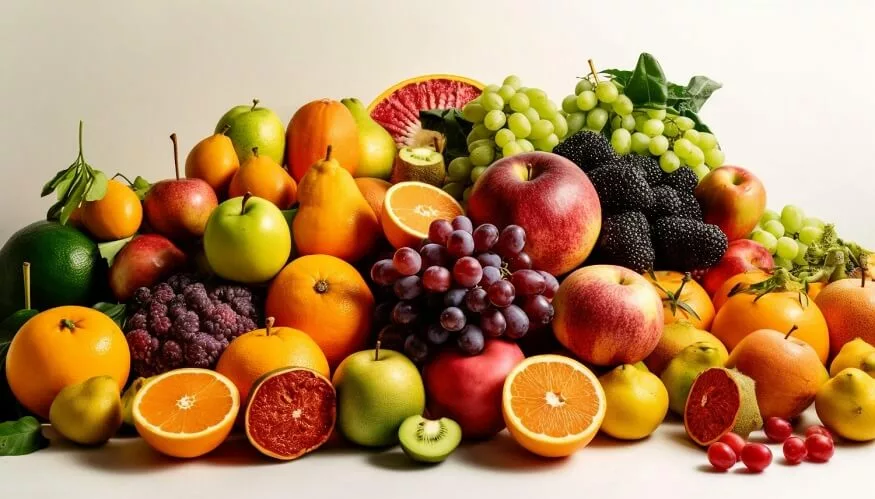
#> input picture images/fruits.png, 875 x 499 px, found by its file name
$ jupyter execute 'RGB_bölütleme.ipynb'
#> lines starting #> are read from the running program, lines starting #| are printed output that depends on the picture; after the words box and inside, x2 and y2 are one past the last pixel; in counts of white or black regions, pixels touching at a corner belong together
[cell 1]
import cv2
import numpy as np
import matplotlib.pyplot as plt
from google.colab import drive

# Google Drive'ı /content/drive altına bağla
drive.mount('/content/drive')

# Görüntüyü yükle (renkli)
img_path = '/content/drive/MyDrive/GoruntuIsleme/images/fruits.png'
img = cv2.imread(img_path)
#> img is the input picture: shape (499, 875, 3); mean B, G, R 94.2, 136.8, 176.4

# Görüntü başarıyla yüklenmediyse, uygun bir hata mesajı ver
if img is None:
    print("Görüntü yüklenemedi. Dosya adını ve yolunu kontrol edin.")
else:
    # Renk kanallarına ayrılmış görüntü
    b, g, r = cv2.split(img)
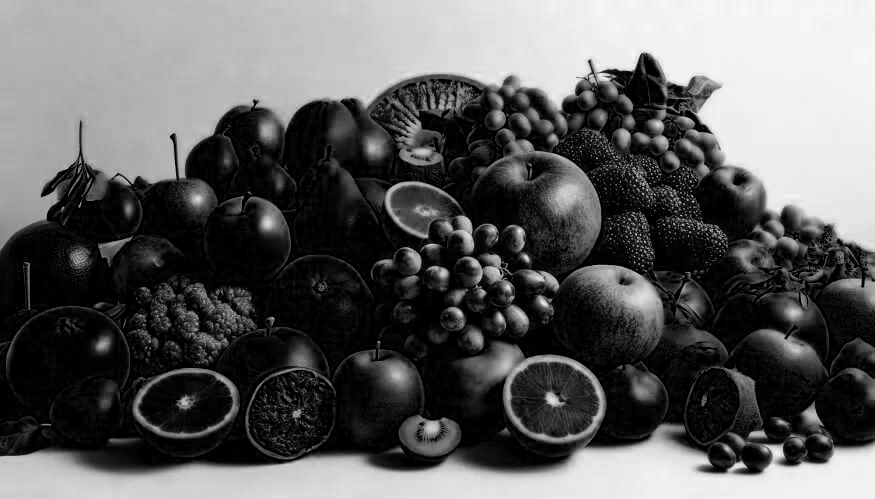
#> b: shape (499, 875); min 0, max 255, mean 94.2
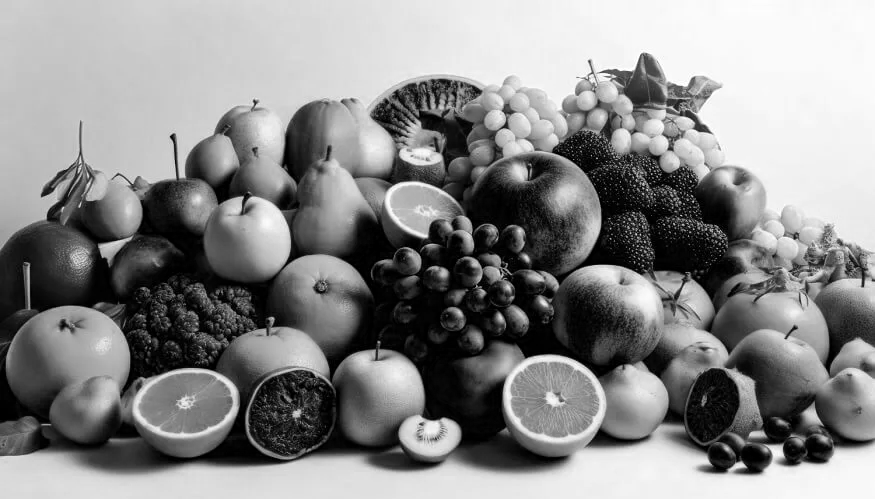
#> g: shape (499, 875); min 0, max 255, mean 136.8
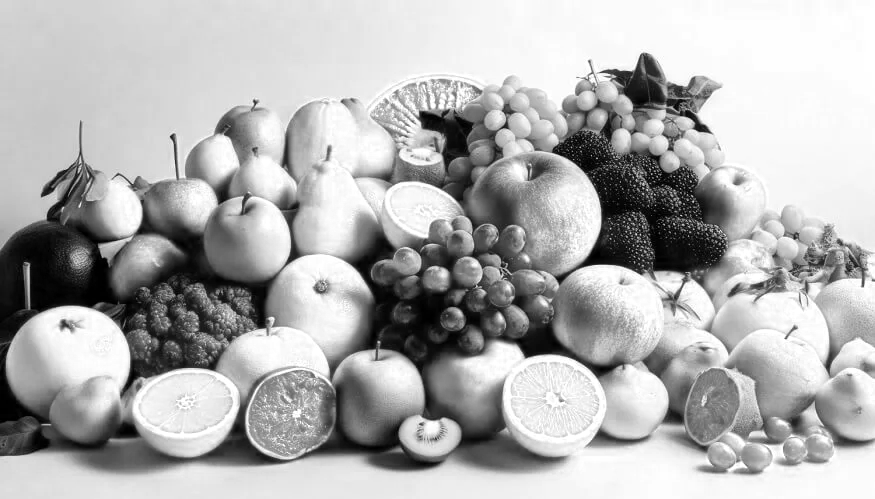
#> r: shape (499, 875); min 0, max 255, mean 176.4

    # Her bir renk kanalı için bölütlenme işlemi
    _, thresh_b = cv2.threshold(b, 128, 255, cv2.THRESH_BINARY)
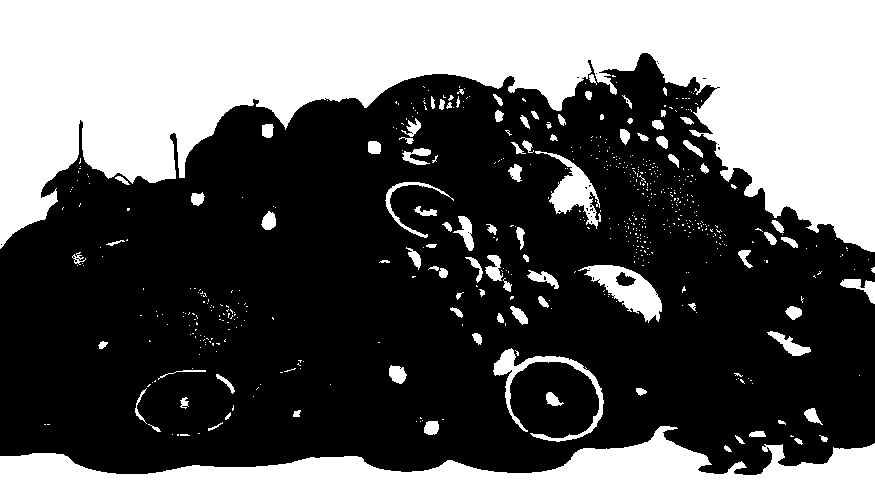
#> thresh_b: shape (499, 875); 38.1% white; 582 white regions (486 under 20 px), largest, box (x1, y1, x2, y2) and area: (0, 0, 875, 252) 118393, (0, 426, 875, 499) 32754, (578, 265, 662, 323) 2024
    _, thresh_g = cv2.threshold(g, 128, 255, cv2.THRESH_BINARY)
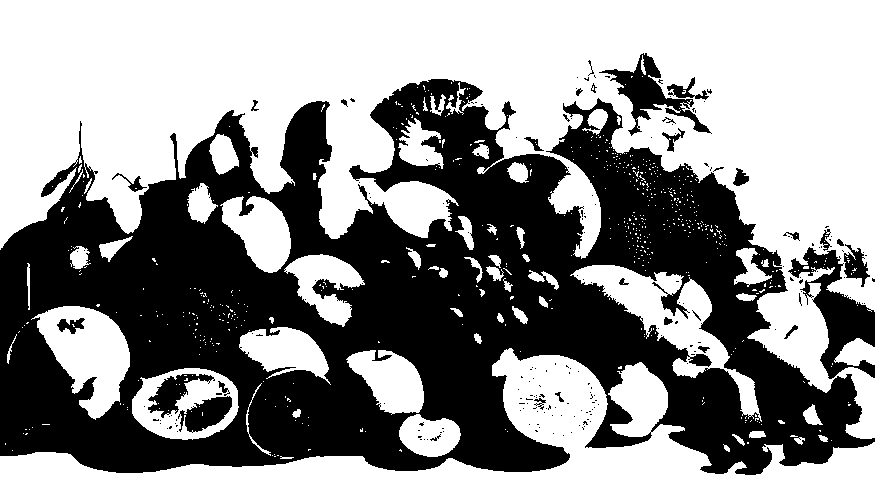
#> thresh_g: shape (499, 875); 56.3% white; 203 black regions (172 under 20 px), largest, box (x1, y1, x2, y2) and area: (0, 79, 875, 475) 178879, (788, 247, 875, 379) 4184, (599, 53, 712, 136) 2443
    _, thresh_r = cv2.threshold(r, 128, 255, cv2.THRESH_BINARY)
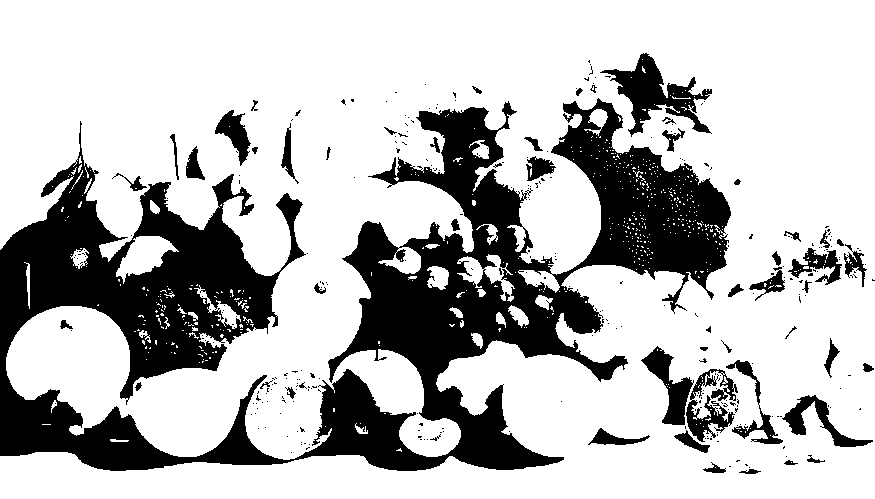
#> thresh_r: shape (499, 875); 73.6% white; 318 black regions (264 under 20 px), largest, box (x1, y1, x2, y2) and area: (0, 98, 731, 471) 99780, (600, 53, 712, 137) 3240, (641, 346, 694, 425) 1534

    # Her bir renk kanalını birleştir
    img_thresholded = cv2.merge([thresh_b, thresh_g, thresh_r])
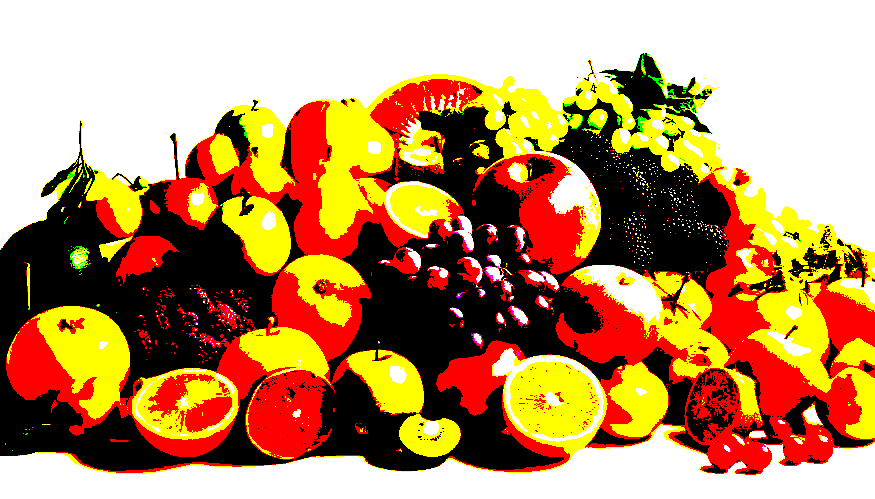
#> img_thresholded: shape (499, 875, 3); mean B, G, R 97.1, 143.6, 187.6

    # Görüntüleri göster
    plt.figure(figsize=(15, 5))

    plt.subplot(1, 2, 1)
    plt.imshow(cv2.cvtColor(img, cv2.COLOR_BGR2RGB))
    plt.title('Orijinal Görüntü')

    plt.subplot(1, 2, 2)
    plt.imshow(img_thresholded)
    plt.title('Bölütlenmiş Görüntü')

    plt.show()
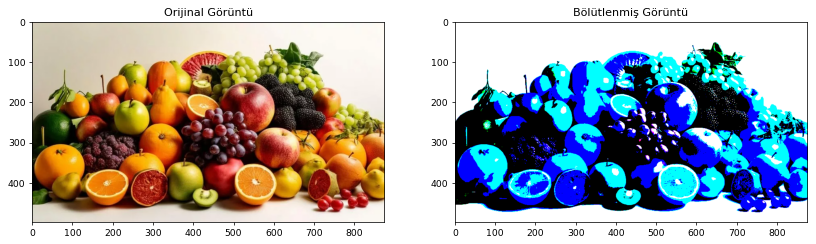
#> figure drawn by matplotlib, 2 panels; B, G, R data is drawn as R, G, B

$ run again, with images/emma_stone.png copied over images/fruits.png
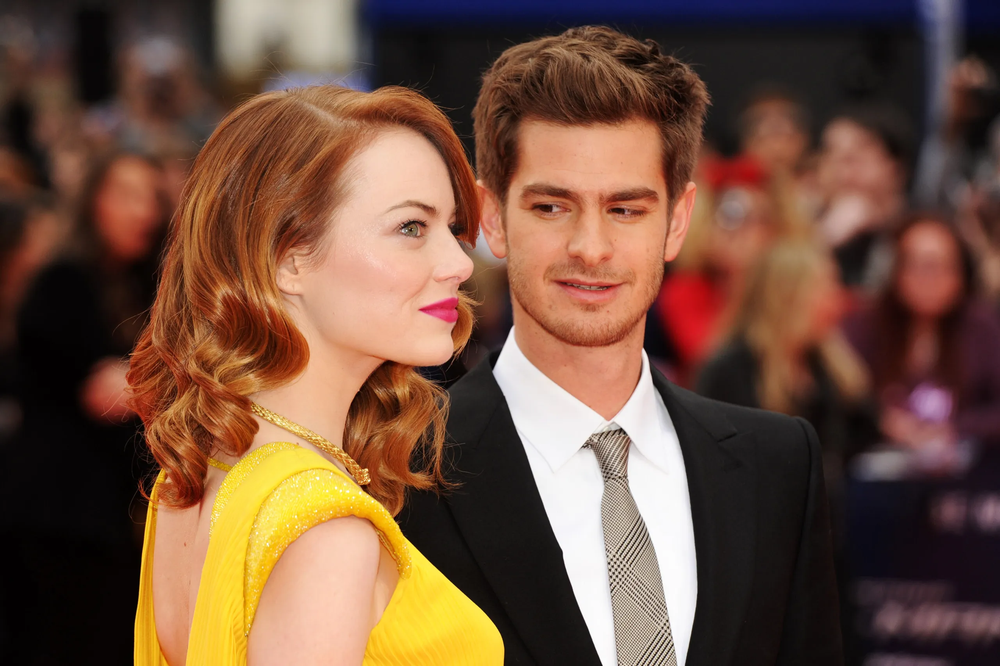
#> input picture images/emma_stone.png, 1000 x 666 px, shrunk from 2560 x 1704 before the run, found by its file name
#> img is the input picture: shape (666, 1000, 3); mean B, G, R 62.3, 80.8, 113.5
#> `_, thresh_b = cv2.threshold(b, 128, 255, cv2.THRESH_BINARY)`:
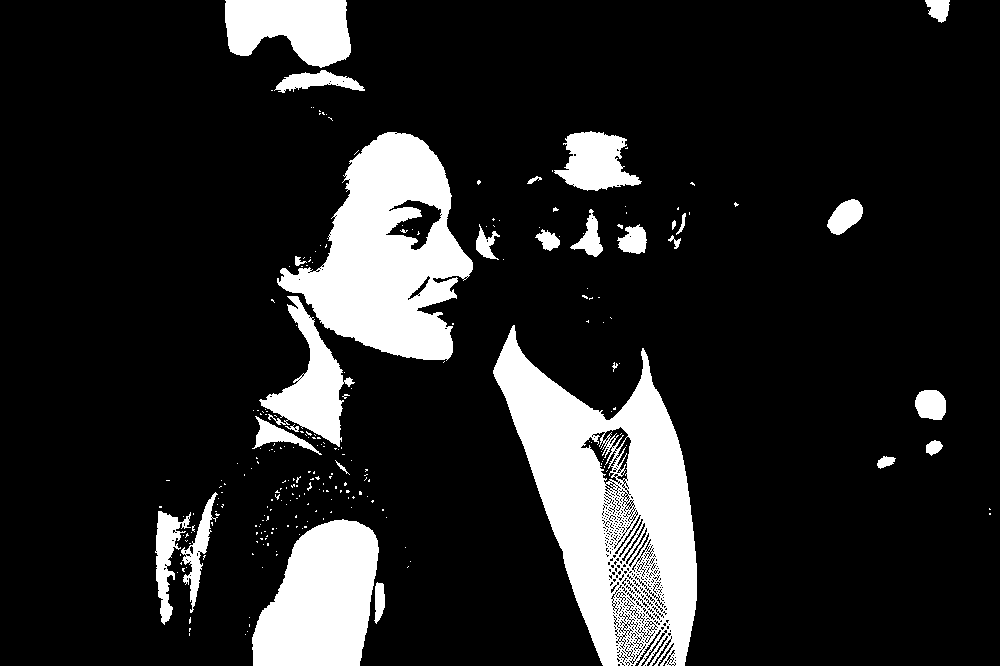
#> thresh_b: shape (666, 1000); 14.7% white; 254 white regions (226 under 20 px), largest, box (x1, y1, x2, y2) and area: (493, 325, 697, 666) 34497, (277, 132, 473, 361) 24217, (252, 519, 379, 666) 13731
#> thresh_g: shape (666, 1000); 25.6% white; 263 white regions (215 under 20 px), largest, box (x1, y1, x2, y2) and area: (134, 127, 504, 666) 94468, (493, 312, 697, 666) 39893, (507, 124, 666, 334) 19442
#> thresh_r: shape (666, 1000); 42.8% white; 283 white regions (254 under 20 px), largest, box (x1, y1, x2, y2) and area: (92, 0, 892, 666) 271466, (903, 224, 956, 311) 3641, (889, 388, 956, 461) 3229
#> `plt.show()`:
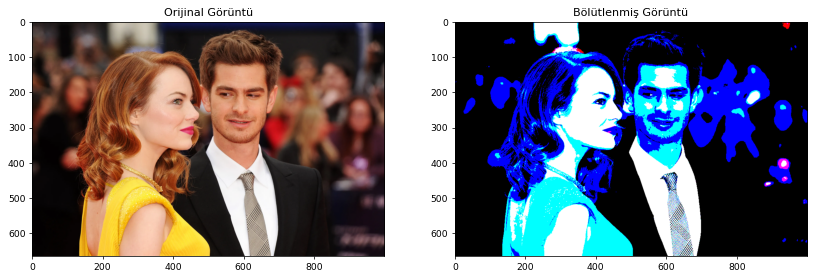
#> figure drawn by matplotlib, 2 panels; B, G, R data is drawn as R, G, B

$ run again, with images/haluk_bilginer.png copied over images/fruits.png
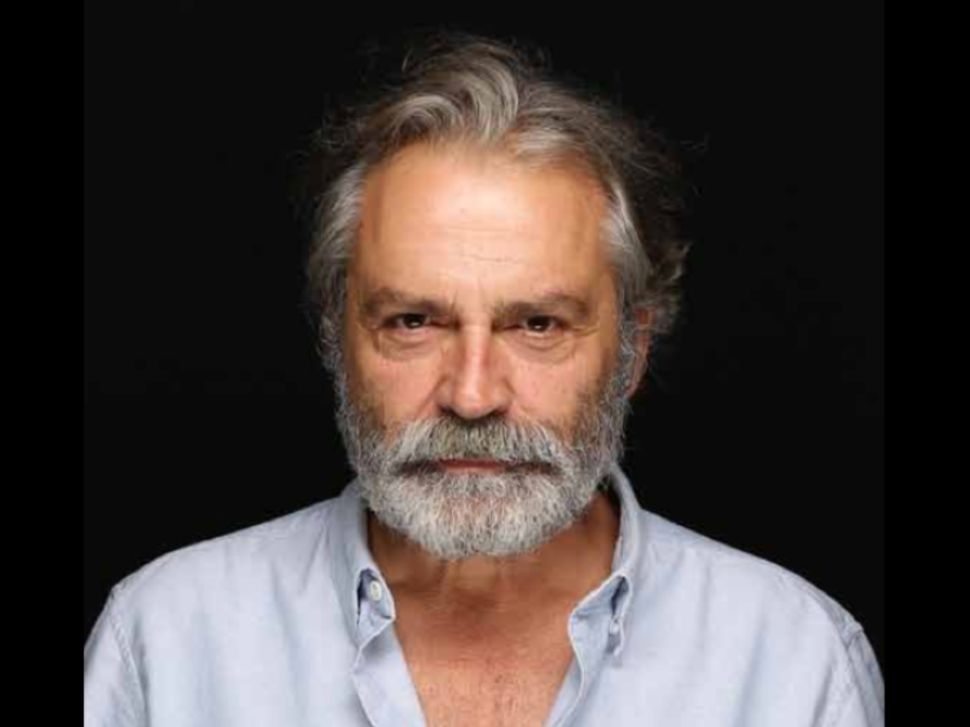
#> input picture images/haluk_bilginer.png, 970 x 727 px, shrunk from 2048 x 1536 before the run, found by its file name
#> img is the input picture: shape (727, 970, 3); mean B, G, R 60.8, 63.5, 73
#> `_, thresh_b = cv2.threshold(b, 128, 255, cv2.THRESH_BINARY)`:
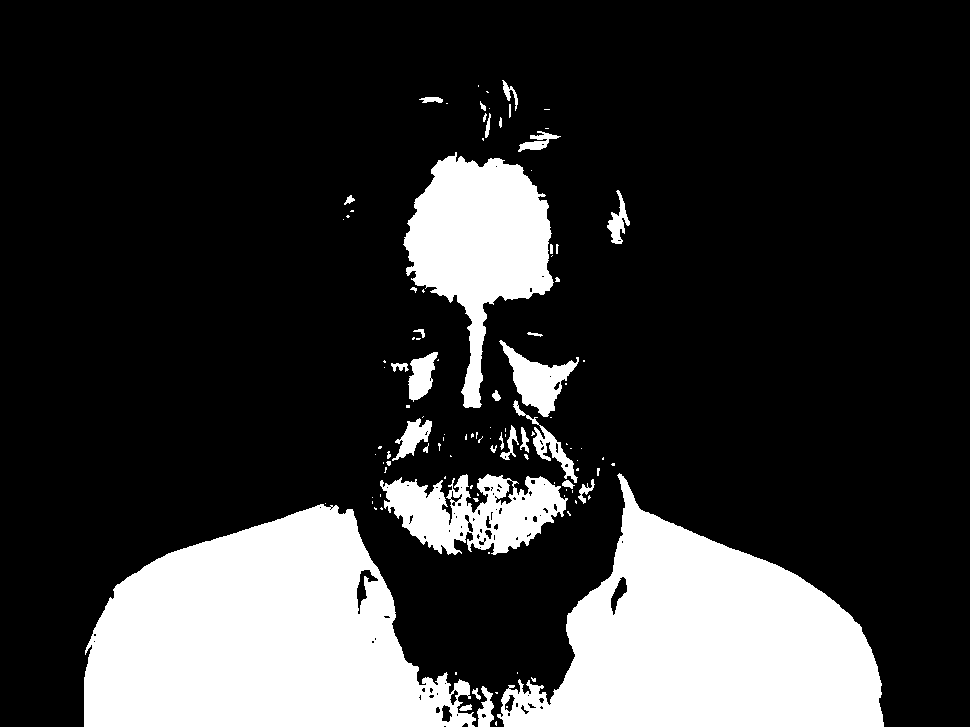
#> thresh_b: shape (727, 970); 21% white; 111 white regions (75 under 20 px), largest, box (x1, y1, x2, y2) and area: (84, 504, 476, 727) 59061, (497, 473, 884, 727) 52766, (403, 152, 554, 408) 19005
#> thresh_g: shape (727, 970); 25% white; 91 white regions (71 under 20 px), largest, box (x1, y1, x2, y2) and area: (84, 474, 883, 727) 117016, (377, 83, 598, 557) 50927, (366, 329, 455, 474) 5223
#> thresh_r: shape (727, 970); 31.3% white; 60 white regions (48 under 20 px), largest, box (x1, y1, x2, y2) and area: (84, 72, 883, 727) 219313, (386, 566, 409, 581) 238, (468, 429, 487, 452) 222
#> `plt.show()`:
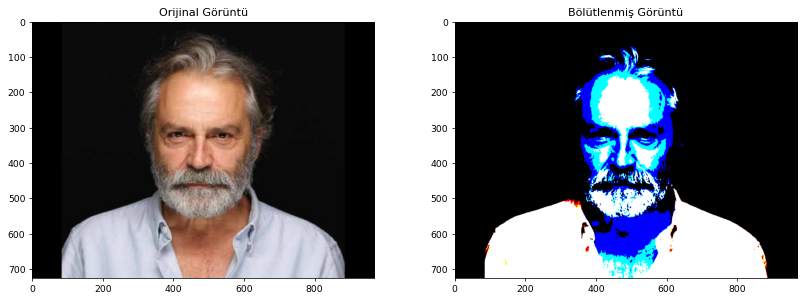
#> figure drawn by matplotlib, 2 panels; B, G, R data is drawn as R, G, B
